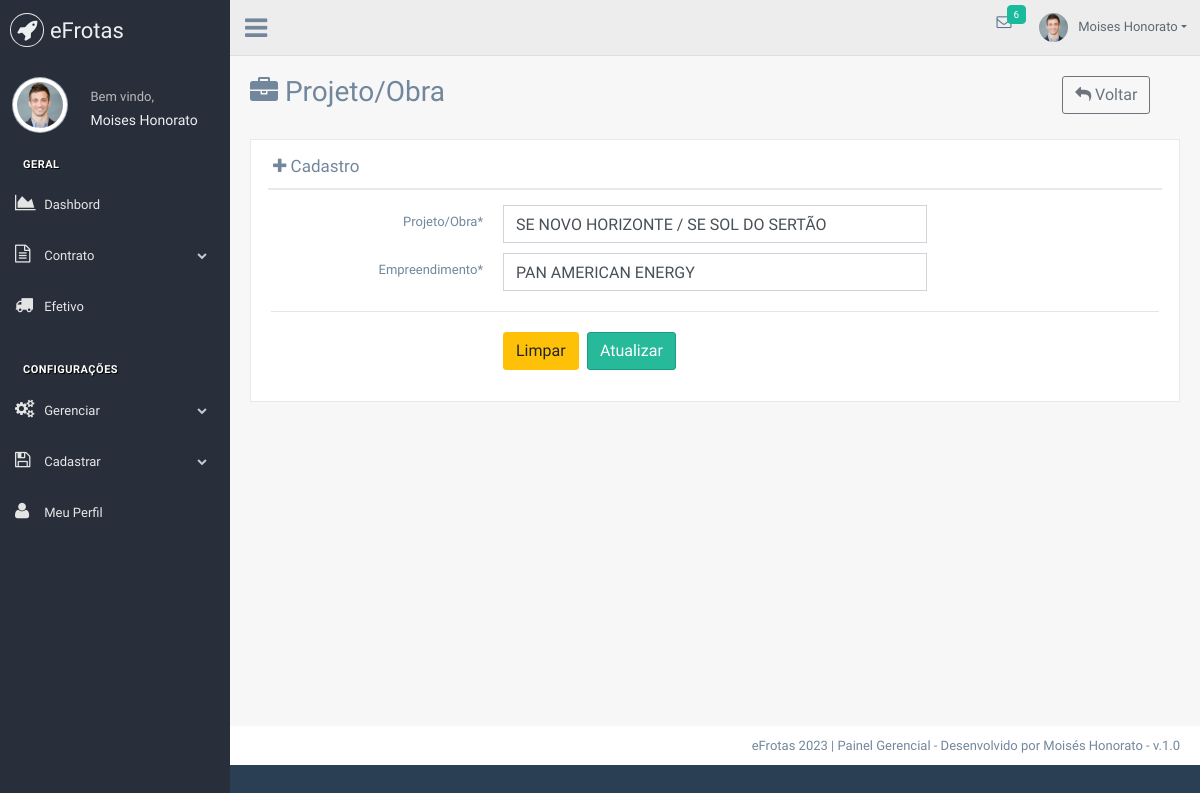
The page /projeto/edit/1 (signed in) on the database its author committed.
### tables this page shows
CREATE TABLE IF NOT EXISTS `projeto` (
  `id_projeto` int NOT NULL AUTO_INCREMENT,
  `projeto` varchar(150) NOT NULL,
  `empreendimento` varchar(255) NOT NULL,
  `ativo` char(1) NOT NULL DEFAULT 'S',
  PRIMARY KEY (`id_projeto`)
);

### app/core/Controller.php (called while the page is built, shortened)
<?php
class Controller
{
    public function load($viewName, $viewData = array())
    {
        extract($viewData);
        include "app/views/" . $viewName . ".php";
    }
}

### app/controllers/ProjetoController.php (called while the page is built, shortened)
<?php
class ProjetoController extends Controller
{
   private $tabela = "projeto";
   private $campo  = "id_projeto";
   public function edit($id)
   {
      $projeto = Service::get($this->tabela, $this->campo, $id);
      $dados["projeto"]   = $projeto;
      $dados["view"]      = "Projeto/Create";
      $dados['page']      = 'Projeto';
      $this->load("template", $dados);
   }
}

### app/core/Core.php (called while the page is built, shortened)
<?php
class Core{
    private $controller;
    private $metodo;
    private $parametros = array();
    public function run(){
       try {
           $c = new $controllerCorrente;
           call_user_func_array(array($c, $this->getMetodo()), $this->getParametros());
       } catch (ArgumentCountError $e) {
           throw new Exception("Erro na linha: " . $e->getLine() ." do arquivo " . $e->getFile() ." <br> O número de argumentos passados não corresponde ao esperado <br><br>" );
       }
    }
    public function verificaUri(){
        $url =explode("index.php", $_SERVER["PHP_SELF"]);
        $url = end($url);
        if($url!=""){
            $url = explode('/', $url);
            array_shift($url);
            $this->controller = ucfirst($url[0]) ."Controller";
            array_shift($url);
            if(isset($url[0])){
                $this->metodo = $url[0];
                array_shift($url);
            }else{
                $this->metodo = METODO_PADRAO;
            }
            if(isset($url[0])){
                $this->parametros= array_filter($url);
            }
        }else{
            $this->controller = ucfirst(CONTROLLER_PADRAO) ."Controller";
            $this->metodo = METODO_PADRAO;
        }
    }
    public function getMetodo() {
        if(method_exists(NAMESPACE_CONTROLLER .$this->controller, $this->metodo)){
            return $this->metodo;
        }else{
            throw new Exception("Método não encontrado",500);
        }
    }
    public function getParametros() {
        return $this->parametros;
    }
}

### index.php (called while the page is built, shortened)
<?php
require_once 'app/core/Core.php';
try {
    $core = new Core;
    $core->run();
} catch (Exception $e) {
    $erro = new Excecao($e);
    $erro->mostrar();
} catch (Error  $e) {
    $erro = new Excecao($e);
    $erro->mostrar();
}

### app/core/Conexao.php (called while the page is built, shortened)
<?php
class Conexao{
    private static $conexao = null;
    public static function getConexao(){
        try{
            if(!self::$conexao){
                self::$conexao = new \PDO("mysql:dbname=".BANCO.";host=".SERVIDOR,USUARIO,SENHA);
                self::$conexao->setAttribute(\PDO::ATTR_ERRMODE, \PDO::ERRMODE_EXCEPTION);
                self::$conexao->exec("SET NAMES " . CHARSET);
            }
            return self::$conexao;
        }catch (PDOException $e){
            throw new Exception("Erro ao tentar conectar com o banco");
        }
    }
}

### app/models/service/Service.php (called while the page is built, shortened)
<?php
class Service{
    public static  function get($tabela, $campo, $valor,$eh_lista=false){
        $dao = new Dao();
        return  $dao->get($tabela, $campo, $valor,$eh_lista);
    }
}

### app/core/Model.php (called while the page is built, shortened)
<?php
abstract class Model
{
    protected $tabela;
    public function __construct()
    {
        $this->db = Conexao::getConexao();
    }
    function find($conn, $campo, $valor, $tabela = null, $isLista = false)
    {
        $tabela = ($tabela) ? $tabela : $this->tabela;
        try {
            $sql = "SELECT * FROM " . $tabela . " WHERE " . $campo . " =:campo ";
            $stmt = $conn->prepare($sql);
            $stmt->bindValue(":campo", $valor);
            $stmt->execute();
            if ($isLista) {
                return $stmt->fetchAll(\PDO::FETCH_OBJ);
            } else {
                return $stmt->fetch(\PDO::FETCH_OBJ);
            }
        } catch (\PDOException $e) {
            throw new \Exception($e->getMessage());
        }
    }
}

### app/models/dao/Dao.php (called while the page is built, shortened)
<?php
class Dao extends Model
{
    public function get($tabela, $campo, $valor, $eh_lista)
    {
        return $this->find($this->db, $campo, $valor, $tabela, $eh_lista);
    }
}

### app/views/Projeto/Create.php (the view, shortened to what this page needs)
<div class="page-title">
    <div class="title_left">
        <h3><i class="fa fa-briefcase"></i> Projeto/Obra </h3>
    </div>
        <div class="title_right">
        <div class="col-md-3 col-sm-3 col-xs-12 pull-right">
            <div class="input-group">
                <a href="<?php echo URL_BASE . 'projeto'; ?>" class="btn btn-outline-secondary">
                    <i class="fa fa-reply"></i> Voltar </a>
            </div>
        </div>
    </div>
</div>
<div class="clearfix"></div>
<div class="row">
    <div class="col-md-12 col-sm-12 ">
        <div class="x_panel">
            <div class="x_title">
                <h2><i class="fa fa-plus"></i> Cadastro</h2>
                <div class="clearfix"></div>
            </div>
            <div class="x_content">
                <form action="<?php echo URL_BASE . 'projeto/salvar' ?>" method="POST" id="demo-form2" data-parsley-validate class="form-horizontal form-label-left">
                    <div class="item form-group">
                        <label class="col-form-label col-md-3 col-sm-3 label-align" for="first-name">Projeto/Obra<span class="required">*</span>
                        </label>
                        <div class="col-md-6 col-sm-6 ">
                            <input type="text" name="projeto" id="first-name" required="required" value="<?php echo isset($projeto->projeto) ? $projeto->projeto : NULL; ?>" class="form-control" placeholder="Nome do projeto/obra">
                        </div>
                    </div>
                    <div class="item form-group">
                        <label class="col-form-label col-md-3 col-sm-3 label-align" for="first-name">Empreendimento<span class="required">*</span>
                        </label>
                        <div class="col-md-6 col-sm-6 ">
                            <input type="text" name="empreendimento" id="first-name" required="required" value="<?php echo isset($projeto->empreendimento) ? $projeto->empreendimento : NULL; ?>" class="form-control" placeholder="Nome do empreendimento">
                        </div>
                    </div>
                    <div class="ln_solid"></div>
                    <div class="item form-group">
                        <div class="col-md-6 col-sm-6 offset-md-3">
                            <button class="btn btn-warning" type="reset">Limpar</button>
                            <button type="submit" class="btn btn-success"><?php echo isset($projeto->id_projeto) ? 'Atualizar' : 'Cadastrar'; ?></button>
                        </div>
                    </div>
                </form>
            </div>
        </div>
    </div>
</div>

### assets/css/estilo.css (style rules this page uses)
html, body { background-size: cover; background-repeat: no-repeat; height: 100%; font-family: 'Numans', sans-serif; }

### rows shown on the page
projeto: projeto "SE NOVO HORIZONTE / SE SOL DO SERTÃO", empreendimento "PAN AMERICAN ENERGY"

### other values the page prints
array_shift($nome) "Moises"
array_pop($nome) "Honorato"
$_SESSION[SESSION_LOGIN]->nome "Moises Honorato"
